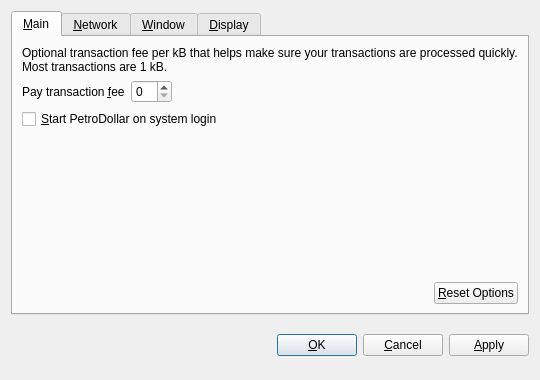
<?xml version="1.0" encoding="UTF-8"?>
<ui version="4.0">
 <class>OptionsDialog</class>
 <widget class="QDialog" name="OptionsDialog">
  <property name="geometry">
   <rect>
    <x>0</x>
    <y>0</y>
    <width>540</width>
    <height>380</height>
   </rect>
  </property>
  <property name="windowTitle">
   <string>Options</string>
  </property>
  <property name="modal">
   <bool>true</bool>
  </property>
  <layout class="QVBoxLayout" name="verticalLayout">
   <item>
    <widget class="QTabWidget" name="tabWidget">
     <property name="tabPosition">
      <enum>QTabWidget::North</enum>
     </property>
     <property name="currentIndex">
      <number>0</number>
     </property>
     <widget class="QWidget" name="tabMain">
      <attribute name="title">
       <string>&amp;Main</string>
      </attribute>
      <layout class="QVBoxLayout" name="verticalLayout_Main">
       <item>
        <widget class="QLabel" name="transactionFeeInfoLabel">
         <property name="text">
          <string>Optional transaction fee per kB that helps make sure your transactions are processed quickly. Most transactions are 1 kB.</string>
         </property>
         <property name="textFormat">
          <enum>Qt::PlainText</enum>
         </property>
         <property name="wordWrap">
          <bool>true</bool>
         </property>
        </widget>
       </item>
       <item>
        <layout class="QHBoxLayout" name="horizontalLayout_1_Main">
         <item>
          <widget class="QLabel" name="transactionFeeLabel">
           <property name="text">
            <string>Pay transaction &amp;fee</string>
           </property>
           <property name="textFormat">
            <enum>Qt::PlainText</enum>
           </property>
           <property name="buddy">
            <cstring>transactionFee</cstring>
           </property>
          </widget>
         </item>
         <item>
          <widget class="BitcoinAmountField" name="transactionFee"/>
         </item>
         <item>
          <spacer name="horizontalSpacer_1_Main">
           <property name="orientation">
            <enum>Qt::Horizontal</enum>
           </property>
           <property name="sizeHint" stdset="0">
            <size>
             <width>40</width>
             <height>20</height>
            </size>
           </property>
          </spacer>
         </item>
        </layout>
       </item>
       <item>
        <widget class="QCheckBox" name="bitcoinAtStartup">
         <property name="toolTip">
          <string>Automatically start PetroDollar after logging in to the system.</string>
         </property>
         <property name="text">
          <string>&amp;Start PetroDollar on system login</string>
         </property>
        </widget>
       </item>
       <item>
        <spacer name="verticalSpacer_Main">
         <property name="orientation">
          <enum>Qt::Vertical</enum>
         </property>
         <property name="sizeHint" stdset="0">
          <size>
           <width>20</width>
           <height>40</height>
          </size>
         </property>
        </spacer>
       </item>
       <item>
        <layout class="QHBoxLayout" name="horizontalLayout_2_Main">
         <item>
          <spacer name="horizontalSpacer_2_Main">
           <property name="orientation">
            <enum>Qt::Horizontal</enum>
           </property>
           <property name="sizeHint" stdset="0">
            <size>
             <width>40</width>
             <height>20</height>
            </size>
           </property>
          </spacer>
         </item>
         <item>
          <widget class="QPushButton" name="resetButton">
           <property name="toolTip">
            <string>Reset all client options to default.</string>
           </property>
           <property name="text">
            <string>&amp;Reset Options</string>
           </property>
           <property name="autoDefault">
            <bool>false</bool>
           </property>
          </widget>
         </item>
        </layout>
       </item>
      </layout>
     </widget>
     <widget class="QWidget" name="tabNetwork">
      <attribute name="title">
       <string>&amp;Network</string>
      </attribute>
      <layout class="QVBoxLayout" name="verticalLayout_Network">
       <item>
        <widget class="QCheckBox" name="mapPortUpnp">
         <property name="toolTip">
          <string>Automatically open the PetroDollar client port on the router. This only works when your router supports UPnP and it is enabled.</string>
         </property>
         <property name="text">
          <string>Map port using &amp;UPnP</string>
         </property>
        </widget>
       </item>
       <item>
        <widget class="QCheckBox" name="connectSocks">
         <property name="toolTip">
          <string>Connect to the PetroDollar network through a SOCKS proxy (e.g. when connecting through Tor).</string>
         </property>
         <property name="text">
          <string>&amp;Connect through SOCKS proxy:</string>
         </property>
        </widget>
       </item>
       <item>
        <layout class="QHBoxLayout" name="horizontalLayout_Network">
         <item>
          <widget class="QLabel" name="proxyIpLabel">
           <property name="text">
            <string>Proxy &amp;IP:</string>
           </property>
           <property name="textFormat">
            <enum>Qt::PlainText</enum>
           </property>
           <property name="buddy">
            <cstring>proxyIp</cstring>
           </property>
          </widget>
         </item>
         <item>
          <widget class="QValidatedLineEdit" name="proxyIp">
           <property name="maximumSize">
            <size>
             <width>140</width>
             <height>16777215</height>
            </size>
           </property>
           <property name="toolTip">
            <string>IP address of the proxy (e.g. 127.0.0.1)</string>
           </property>
          </widget>
         </item>
         <item>
          <widget class="QLabel" name="proxyPortLabel">
           <property name="text">
            <string>&amp;Port:</string>
           </property>
           <property name="textFormat">
            <enum>Qt::PlainText</enum>
           </property>
           <property name="buddy">
            <cstring>proxyPort</cstring>
           </property>
          </widget>
         </item>
         <item>
          <widget class="QLineEdit" name="proxyPort">
           <property name="maximumSize">
            <size>
             <width>55</width>
             <height>16777215</height>
            </size>
           </property>
           <property name="toolTip">
            <string>Port of the proxy (e.g. 9050)</string>
           </property>
          </widget>
         </item>
         <item>
          <widget class="QLabel" name="socksVersionLabel">
           <property name="text">
            <string>SOCKS &amp;Version:</string>
           </property>
           <property name="textFormat">
            <enum>Qt::PlainText</enum>
           </property>
           <property name="buddy">
            <cstring>socksVersion</cstring>
           </property>
          </widget>
         </item>
         <item>
          <widget class="QValueComboBox" name="socksVersion">
           <property name="toolTip">
            <string>SOCKS version of the proxy (e.g. 5)</string>
           </property>
          </widget>
         </item>
         <item>
          <spacer name="horizontalSpacer_Network">
           <property name="orientation">
            <enum>Qt::Horizontal</enum>
           </property>
           <property name="sizeHint" stdset="0">
            <size>
             <width>40</width>
             <height>20</height>
            </size>
           </property>
          </spacer>
         </item>
        </layout>
       </item>
       <item>
        <spacer name="verticalSpacer_Network">
         <property name="orientation">
          <enum>Qt::Vertical</enum>
         </property>
         <property name="sizeHint" stdset="0">
          <size>
           <width>20</width>
           <height>40</height>
          </size>
         </property>
        </spacer>
       </item>
      </layout>
     </widget>
     <widget class="QWidget" name="tabWindow">
      <attribute name="title">
       <string>&amp;Window</string>
      </attribute>
      <layout class="QVBoxLayout" name="verticalLayout_Window">
       <item>
        <widget class="QCheckBox" name="minimizeToTray">
         <property name="toolTip">
          <string>Show only a tray icon after minimizing the window.</string>
         </property>
         <property name="text">
          <string>&amp;Minimize to the tray instead of the taskbar</string>
         </property>
        </widget>
       </item>
       <item>
        <widget class="QCheckBox" name="minimizeOnClose">
         <property name="toolTip">
          <string>Minimize instead of exit the application when the window is closed. When this option is enabled, the application will be closed only after selecting Quit in the menu.</string>
         </property>
         <property name="text">
          <string>M&amp;inimize on close</string>
         </property>
        </widget>
       </item>
       <item>
        <spacer name="verticalSpacer_Window">
         <property name="orientation">
          <enum>Qt::Vertical</enum>
         </property>
         <property name="sizeHint" stdset="0">
          <size>
           <width>20</width>
           <height>40</height>
          </size>
         </property>
        </spacer>
       </item>
      </layout>
     </widget>
     <widget class="QWidget" name="tabDisplay">
      <attribute name="title">
       <string>&amp;Display</string>
      </attribute>
      <layout class="QVBoxLayout" name="verticalLayout_Display">
       <item>
        <layout class="QHBoxLayout" name="horizontalLayout_1_Display">
         <item>
          <widget class="QLabel" name="langLabel">
           <property name="text">
            <string>User Interface &amp;language:</string>
           </property>
           <property name="textFormat">
            <enum>Qt::PlainText</enum>
           </property>
           <property name="buddy">
            <cstring>lang</cstring>
           </property>
          </widget>
         </item>
         <item>
          <widget class="QValueComboBox" name="lang">
           <property name="toolTip">
            <string>The user interface language can be set here. This setting will take effect after restarting PetroDollar.</string>
           </property>
          </widget>
         </item>
        </layout>
       </item>
       <item>
        <layout class="QHBoxLayout" name="horizontalLayout_2_Display">
         <item>
          <widget class="QLabel" name="unitLabel">
           <property name="text">
            <string>&amp;Unit to show amounts in:</string>
           </property>
           <property name="textFormat">
            <enum>Qt::PlainText</enum>
           </property>
           <property name="buddy">
            <cstring>unit</cstring>
           </property>
          </widget>
         </item>
         <item>
          <widget class="QValueComboBox" name="unit">
           <property name="toolTip">
            <string>Choose the default subdivision unit to show in the interface and when sending coins.</string>
           </property>
          </widget>
         </item>
        </layout>
       </item>
       <item>
        <widget class="QCheckBox" name="displayAddresses">
         <property name="toolTip">
          <string>Whether to show PetroDollar addresses in the transaction list or not.</string>
         </property>
         <property name="text">
          <string>&amp;Display addresses in transaction list</string>
         </property>
        </widget>
       </item>
       <item>
        <spacer name="verticalSpacer_Display">
         <property name="orientation">
          <enum>Qt::Vertical</enum>
         </property>
         <property name="sizeHint" stdset="0">
          <size>
           <width>20</width>
           <height>40</height>
          </size>
         </property>
        </spacer>
       </item>
      </layout>
     </widget>
    </widget>
   </item>
   <item>
    <layout class="QHBoxLayout" name="horizontalLayout_Buttons">
     <item>
      <spacer name="horizontalSpacer_1">
       <property name="orientation">
        <enum>Qt::Horizontal</enum>
       </property>
       <property name="sizeHint" stdset="0">
        <size>
         <width>40</width>
         <height>48</height>
        </size>
       </property>
      </spacer>
     </item>
     <item>
      <widget class="QLabel" name="statusLabel">
       <property name="font">
        <font>
         <weight>75</weight>
         <bold>true</bold>
        </font>
       </property>
       <property name="text">
        <string/>
       </property>
       <property name="textFormat">
        <enum>Qt::PlainText</enum>
       </property>
       <property name="wordWrap">
        <bool>true</bool>
       </property>
      </widget>
     </item>
     <item>
      <spacer name="horizontalSpacer_2">
       <property name="orientation">
        <enum>Qt::Horizontal</enum>
       </property>
       <property name="sizeHint" stdset="0">
        <size>
         <width>40</width>
         <height>48</height>
        </size>
       </property>
      </spacer>
     </item>
     <item>
      <widget class="QPushButton" name="okButton">
       <property name="text">
        <string>&amp;OK</string>
       </property>
      </widget>
     </item>
     <item>
      <widget class="QPushButton" name="cancelButton">
       <property name="text">
        <string>&amp;Cancel</string>
       </property>
       <property name="autoDefault">
        <bool>false</bool>
       </property>
      </widget>
     </item>
     <item>
      <widget class="QPushButton" name="applyButton">
       <property name="text">
        <string>&amp;Apply</string>
       </property>
       <property name="autoDefault">
        <bool>false</bool>
       </property>
      </widget>
     </item>
    </layout>
   </item>
  </layout>
 </widget>
 <customwidgets>
  <customwidget>
   <class>BitcoinAmountField</class>
   <extends>QSpinBox</extends>
   <header>bitcoinamountfield.h</header>
  </customwidget>
  <customwidget>
   <class>QValueComboBox</class>
   <extends>QComboBox</extends>
   <header>qvaluecombobox.h</header>
  </customwidget>
  <customwidget>
   <class>QValidatedLineEdit</class>
   <extends>QLineEdit</extends>
   <header>qvalidatedlineedit.h</header>
  </customwidget>
 </customwidgets>
 <resources/>
 <connections/>
</ui>
